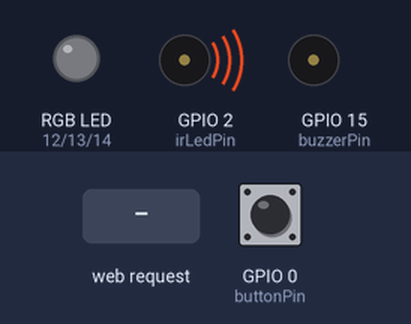
The program below on a simulated ESP8266 (NodeMCU). Shown: an RGB LED mixed from three pins (HIGH = lit), buzzer (waves = sounding, pin HIGH). Inputs (shaded band) come from the test bench; at power-on: GPIO 0 (buttonPin) HIGH. What the program prints to the serial monitor is not drawn.

Above: at 1.2 s.
1.3 s: HTTP request GET /start received
At 2.66 s:
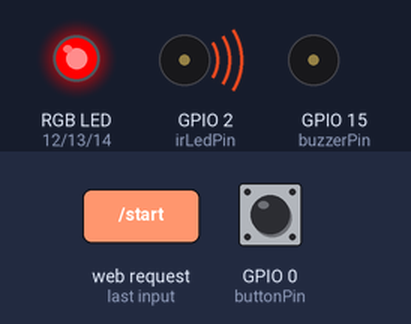
4.3 s: HTTP request GET /buzzer received
At 5.37 s:
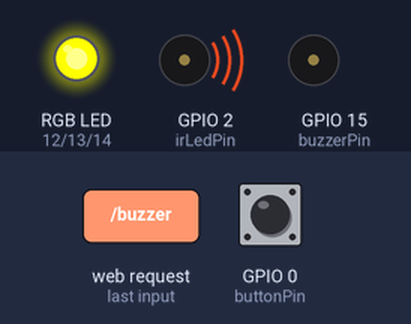
7.3 s: HTTP request GET /stop received
At 8.0 s:
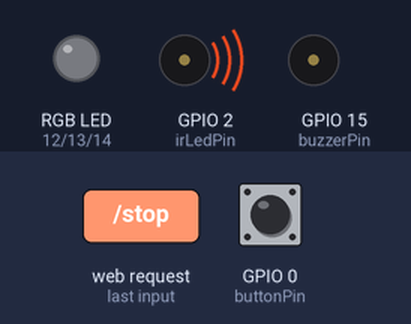
8.9 s: HTTP request GET /start received
At 10.56 s:
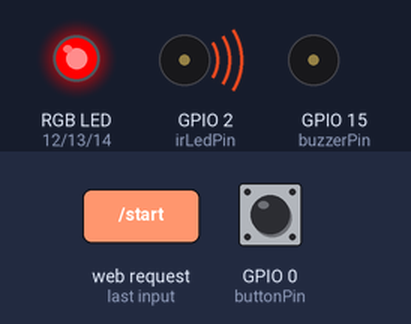
11.9 s: HTTP request GET /buzzer received
At 14.17 s:
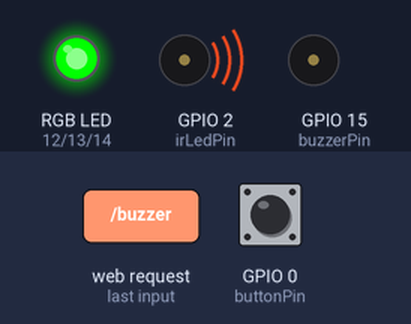
14.9 s: GPIO 0 (buttonPin) pulled LOW for 3.2 s
Timing chart, 0 to 20.6 s (numbered marks = the images above; inputs shaded):
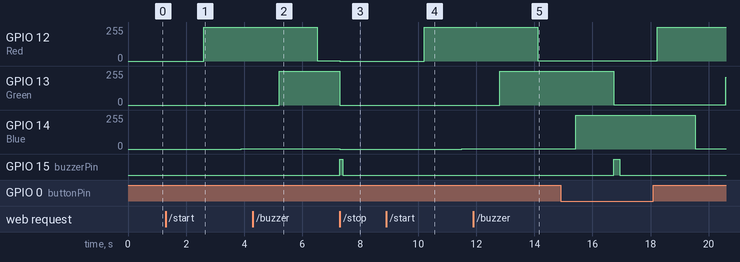

The program:

main.cpp
```cpp
#include <ESP8266WiFi.h>
#include <ESP8266WebServer.h>
#include <DHT.h>

// Wi-Fi 設定 / Wi-Fi setup
const char* ssid = "ESP-RGB";
const char* password = "12345678";

ESP8266WebServer server(80);

// 腳位設定 / Pin definitions
const int Red = 12;
const int Green = 13;
const int Blue = 14;
const int DHTPIN = 5;
const int irLedPin = 2;
const int irRxPin = 4;
const int buttonPin = 0;
const int buzzerPin = 15;

DHT dht(DHTPIN, DHT11);
bool rainbowActive = false;
bool buzzerTrigger = false;
bool buzzerLog = false;
#define FADESPEED 5

void setup() {
  Serial.begin(115200);
  pinMode(Red, OUTPUT);
  pinMode(Green, OUTPUT);
  pinMode(Blue, OUTPUT);
  pinMode(irRxPin, INPUT);
  pinMode(buttonPin, INPUT_PULLUP);
  pinMode(buzzerPin, OUTPUT);

  dht.begin();
  tone(irLedPin, 38000);

  WiFi.softAP(ssid, password);
  Serial.print("AP IP address: ");
  Serial.println(WiFi.softAPIP());

  server.on("/", []() {
    String html = "<!DOCTYPE html><html><head><meta charset='UTF-8'><title>ESP8266</title></head><body><h1>ESP8266 Sensor Monitor</h1></body></html>";
    server.send(200, "text/html", html);
  });

  server.on("/data", []() {
    float h = dht.readHumidity();
    float t = dht.readTemperature();
    int ldr = analogRead(A0);
    int ir = digitalRead(irRxPin) == LOW ? 1 : 0;
    int buzzer = buzzerLog ? 1 : 0;
    buzzerLog = false;
    String json = "{";
    json += "\"temp\":" + String(t, 1) + ",";
    json += "\"humidity\":" + String(h, 1) + ",";
    json += "\"ldr\":" + String(ldr) + ",";
    json += "\"ir\":" + String(ir) + ",";
    json += "\"buzzer\":" + String(buzzer);
    json += "}";
    server.send(200, "application/json", json);
  });

  server.on("/buzzer", []() {
    buzzerTrigger = true;
    buzzerLog = true;
    server.send(200, "text/plain", "OK");
  });

  server.on("/start", []() {
    rainbowActive = true;
    server.send(200, "text/html", "<h2>🌈 Rainbow started</h2><a href='/'>Back</a>");
  });

  server.on("/stop", []() {
    rainbowActive = false;
    analogWrite(Red, 0);
    analogWrite(Green, 0);
    analogWrite(Blue, 0);
    server.send(200, "text/html", "<h2>🛑 Rainbow stopped</h2><a href='/'>Back</a>");
  });

  server.begin();
  Serial.println("Web server started");
}

void loop() {
  server.handleClient();

  if (buzzerTrigger) {
    digitalWrite(buzzerPin, HIGH);
    delay(100);
    digitalWrite(buzzerPin, LOW);
    buzzerTrigger = false;
  }

  static bool lastBtn = HIGH;
  bool currentBtn = digitalRead(buttonPin);
  if (lastBtn == HIGH && currentBtn == LOW) {
    digitalWrite(buzzerPin, HIGH);
    delay(100);
    digitalWrite(buzzerPin, LOW);
    buzzerLog = true;
  }
  lastBtn = currentBtn;

  if (rainbowActive) {
    int r, g, b;
    for (r = 0; r < 256 && rainbowActive; r++) {
      analogWrite(Red, r); delay(FADESPEED); server.handleClient();
    }
    for (b = 255; b > 0 && rainbowActive; b--) {
      analogWrite(Blue, b); delay(FADESPEED); server.handleClient();
    }
    for (g = 0; g < 256 && rainbowActive; g++) {
      analogWrite(Green, g); delay(FADESPEED); server.handleClient();
    }
    for (r = 255; r > 0 && rainbowActive; r--) {
      analogWrite(Red, r); delay(FADESPEED); server.handleClient();
    }
    for (b = 0; b < 256 && rainbowActive; b++) {
      analogWrite(Blue, b); delay(FADESPEED); server.handleClient();
    }
    for (g = 255; g > 0 && rainbowActive; g--) {
      analogWrite(Green, g); delay(FADESPEED); server.handleClient();
    }
  }
}
```

Measured:
- after the input at 1.3 s, GPIO 12 (Red): 0/255 → 255/255 after 1.3 s; GPIO 14 (Blue): 0/255 → 1/255 after 2.6 s
- after the input at 4.3 s, GPIO 14 (Blue): stays 1/255 (without the input it goes to 152/255 after 3.0 s)
- after the input at 7.3 s, GPIO 12 (Red), GPIO 14 (Blue): 1/255 → 0/255 at once; GPIO 13 (Green): 255/255 → 0/255 at once; GPIO 15 (buzzerPin): LOW → HIGH at once, → LOW 0.10 s later
- after the input at 8.9 s, GPIO 12 (Red): 0/255 → 255/255 after 1.3 s; GPIO 14 (Blue): 0/255 → 1/255 after 2.6 s
- after the input at 11.9 s, GPIO 14 (Blue): stays 1/255 (without the input it goes to 152/255 after 3.0 s)
